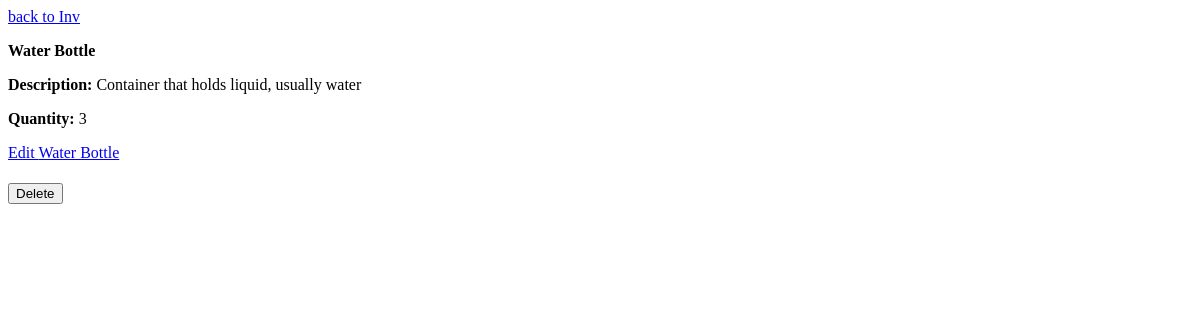
The page /inventory/12/ (signed in) on the database as committed earlier.
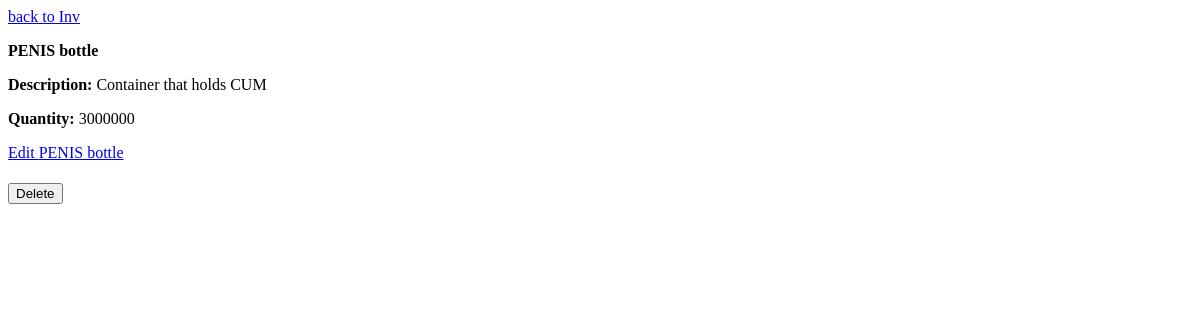
The same page on the database as committed later.
### inventory/models.py (models this page shows)
class Item(models.Model):
    Item_name = models.CharField(max_length=100)
    Item_description = models.CharField(max_length=1000)
    Item_amount = models.IntegerField(default=1)
    Item_lowStock = models.IntegerField(default=10)

### inventory/views.py (the view)
# urls.py: path("<int:item_id>/", views.Itemdetails, name="Item Details")
@login_required
def Itemdetails(request, item_id):
    template = loader.get_template("inventory/Itemdetails.html")
    context = {
        "Item": Item.objects.get(id = item_id),
    }
    return HttpResponse(template.render(context,request))

### inventory/templates/inventory/Itemdetails.html (shortened to what this page needs)
<html lang="en-US">
  <head>
  </head>
  <body>
    <a href="/inventory/">back to Inv</a>
    <p> <b>{{ Item.Item_name }}</b></p>
    <p> <b>Description:</b> {{ Item.Item_description }} </p>
    <p> <b>Quantity:</b> {{Item.Item_amount }}</p>
    <div>
      <a href="/edit/{{ Item.id }}/" class="button">Edit {{ Item.Item_name }}</a>
    </div>
    <div>
      <form action="{% url 'delete_item' Item.id %}" method="post" style="display:inline;">
        <button type="submit">Delete</button>
      </form>
    </div>
  </body>
</html>

Rows that differ between the two databases and show on the page:
changed Item: Item_name "Water Bottle" → "PENIS bottle"; Item_description "Container that holds liquid, usually water" → "Container that holds CUM"; Item_amount "3" → "3000000"
